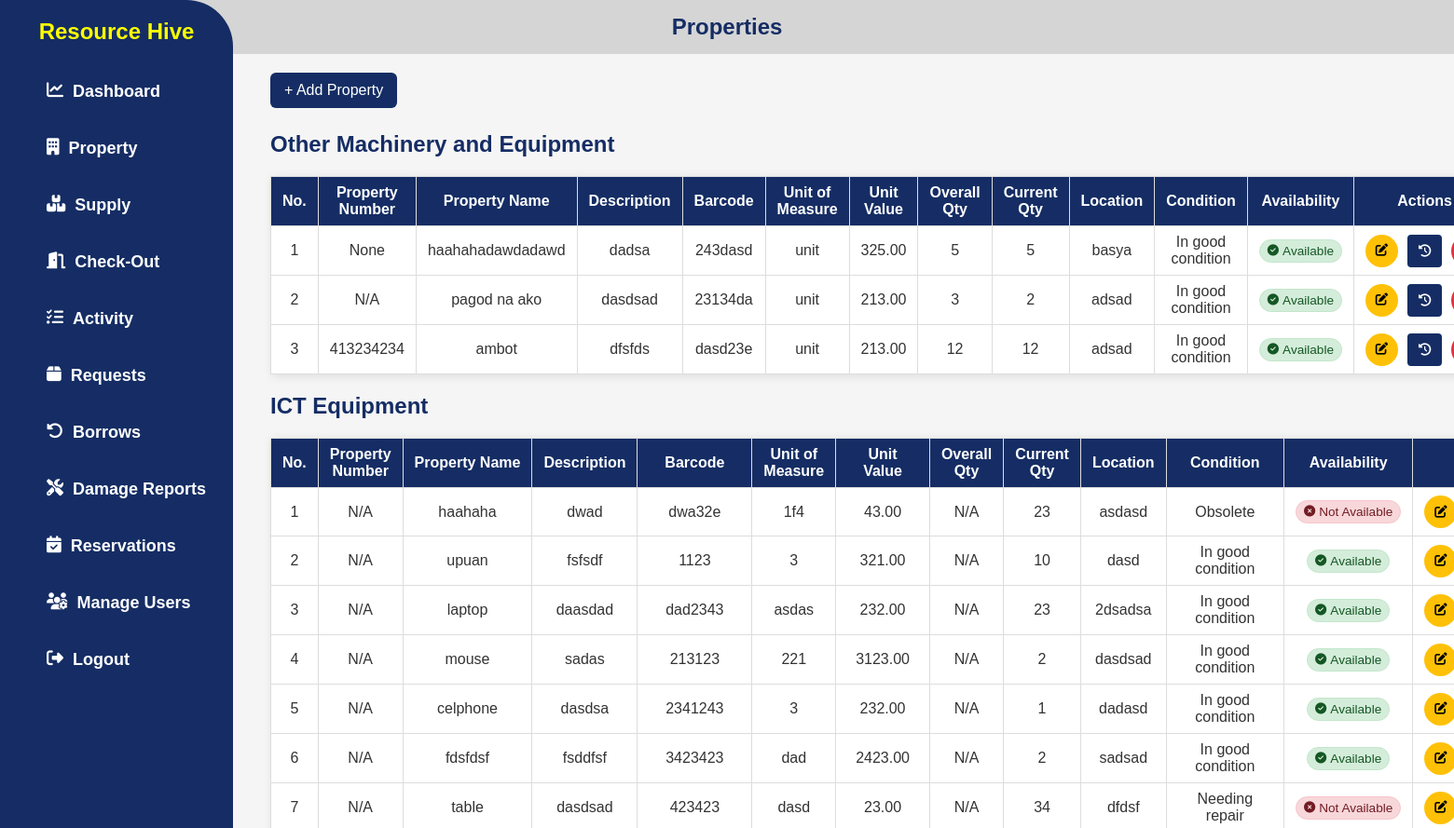
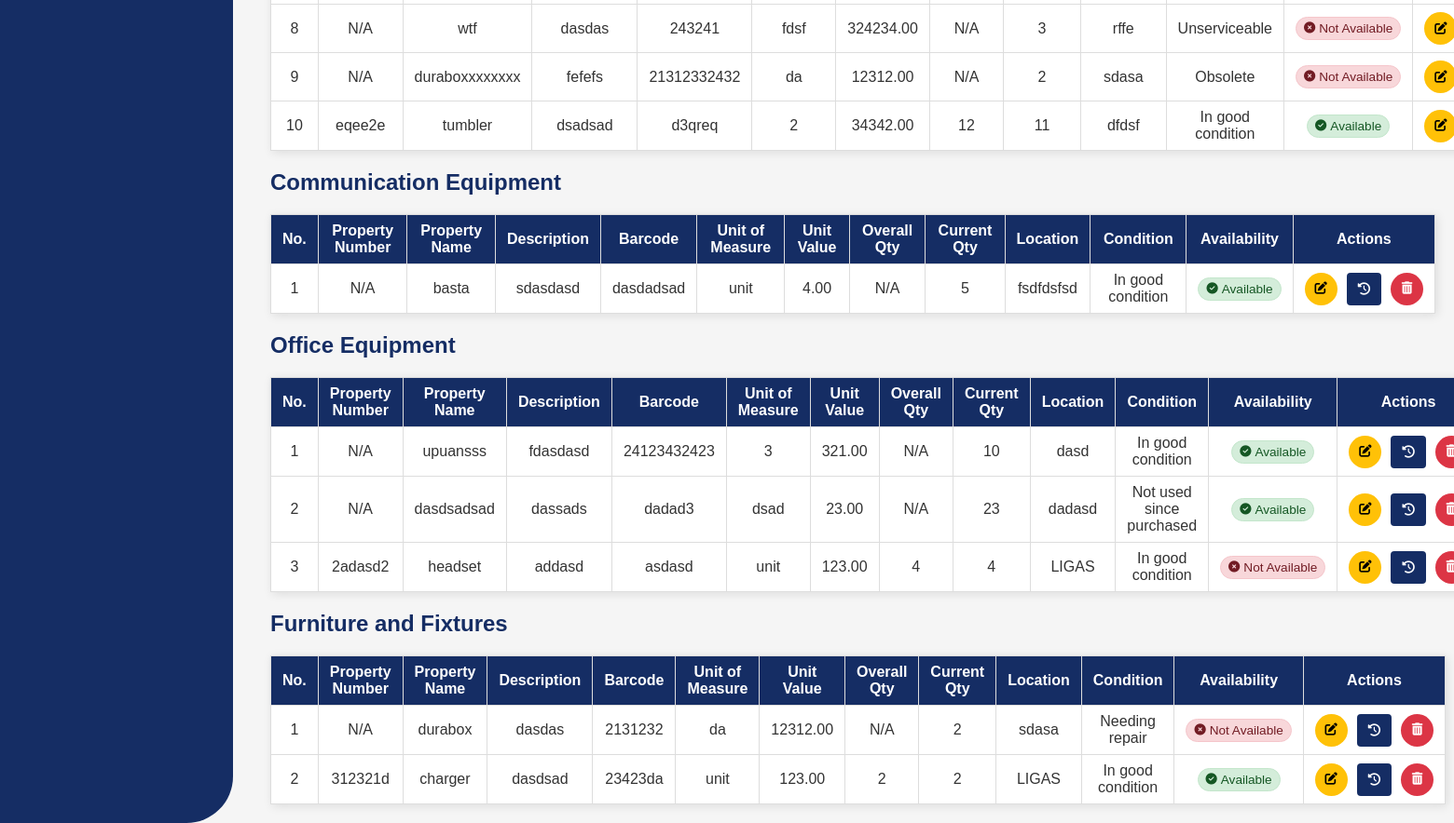
Page /property/ (signed in) on the committed database (2 pictures, top to bottom).
### app/models.py (models this page shows, shortened)
class Property(models.Model):
    CATEGORY_CHOICES = [
        ('Office Equipment', 'Office Equipment'),
        ('ICT Equipment', 'ICT Equipment'),
        ('Communication Equipment', 'Communication Equipment'),
        ('Other Machinery and Equipment', 'Other Machinery and Equipment'),
        ('Furniture and Fixtures', 'Furniture and Fixtures'),
    ]
    CONDITION_CHOICES = [
        ('In good condition', 'In good condition'),
        ('Needing repair', 'Needing repair'),
        ('Unserviceable', 'Unserviceable'),
        ('Obsolete', 'Obsolete'),
        ('No longer needed', 'No longer needed'),
        ('Not used since purchased', 'Not used since purchased'),
    ]
    AVAILABILITY_CHOICES = [
        ('available', 'Available'),
        ('not_available', 'Not Available'),
    ]
    property_number = models.CharField(max_length=100, unique=True, null=True, blank=True)
    property_name = models.CharField(max_length=100)  # Make this required
    category = models.CharField(max_length=50, choices=CATEGORY_CHOICES, null=True, blank=True)
    description = models.TextField(null=True, blank=True)
    barcode = models.CharField(max_length=150, unique=True, null=True, blank=True)
    unit_of_measure = models.CharField(max_length=50, null=True, blank=True)
    unit_value = models.DecimalField(
        max_digits=10, decimal_places=2,
        blank=True, null=True,
        validators=[MinValueValidator(0)]
    )
    overall_quantity = models.PositiveIntegerField(validators=[MinValueValidator(0)], default=0)  # Set default to 0
    quantity = models.PositiveIntegerField(validators=[MinValueValidator(0)], default=0)  # Set default to 0
    location = models.CharField(max_length=255, null=True, blank=True)
    condition = models.CharField(max_length=100, choices=CONDITION_CHOICES, default='In good condition')  # Set default
    availability = models.CharField(max_length=20, choices=AVAILABILITY_CHOICES, default='available')

### app/views.py (the view)
# urls.py: path('property/', PropertyListView.as_view(), name='property_list'),
class PropertyListView(PermissionRequiredMixin, ListView):
    model = Property
    template_name = 'app/property.html'
    context_object_name = 'properties'
    permission_required = 'app.view_property'
    paginate_by = None  # Disable default pagination as we'll handle it per category
    def get_context_data(self, **kwargs):
        context = super().get_context_data(**kwargs)
        context['form'] = PropertyForm()
        properties = Property.objects.all()
        grouped = defaultdict(list)
        for prop in properties:
            grouped[prop.get_category_display()].append(prop)
        paginated_groups = {}
        for category, category_properties in grouped.items():
            page_number = self.request.GET.get(f'page_{category}', 1)
            paginator = Paginator(category_properties, 10)  # 10 items per category per page
            try:
                paginated_groups[category] = paginator.page(page_number)
            except PageNotAnInteger:
                paginated_groups[category] = paginator.page(1)
            except EmptyPage:
                paginated_groups[category] = paginator.page(paginator.num_pages)
        context['grouped_properties'] = paginated_groups
        return context

### app/templates/app/property.html (shortened to what this page needs)
{% load static %}
<!DOCTYPE html>
<html lang="en">
  <head>
    <link rel="stylesheet" href="{% static 'css/style.css' %}" />
    <link rel="stylesheet" href="https://cdnjs.cloudflare.com/ajax/libs/font-awesome/6.4.2/css/all.min.css" />
  </head>
  <body>
    {% include 'app/navbar.html' %}
    {% block content %}
    <div class="parent">
      <div class="div1">
        <h2 >Properties</h2>
      </div>
    <div class="content">
    <div class="add-property-container">
      <button id="openModalBtn" class="add-btn">+ Add Property</button>
    </div>
      {% if grouped_properties %}
        {% for category, page_obj in grouped_properties.items %}
          <h3>{{ category }}</h3>
          <table border="1">
            <thead>
              <tr>
                <th>No.</th>
                <th>Property Number</th>
                <th>Property Name</th>
                <th>Description</th>
                <th>Barcode</th>
                <th>Unit of Measure</th>
                <th>Unit Value</th>
                <th>Overall Qty</th>
                <th>Current Qty</th>
                <th>Location</th>
                <th>Condition</th>
                <th>Availability</th>
                <th>Actions</th>
              </tr>
            </thead>
            <tbody>
              {% for property in page_obj %}
              <tr>
                <td>{{ page_obj.start_index|add:forloop.counter0 }}</td>
                <td>{{ property.property_number|default:"N/A" }}</td>
                <td>{{ property.property_name|default:"N/A" }}</td>
                <td>{{ property.description|default:"N/A" }}</td>
                <td>{{ property.barcode|default:"N/A" }}</td>
                <td>{{ property.unit_of_measure|default:"N/A" }}</td>
                <td>{{ property.unit_value|default:"N/A" }}</td>
                <td>{{ property.overall_quantity|default:"N/A" }}</td>
                <td>{{ property.quantity|default:"N/A" }}</td>
                <td>{{ property.location|default:"N/A" }}</td>
                <td>{{ property.get_condition_display|default:"N/A" }}</td>
                <td>
                  <span class="status-badge {% if property.condition == 'Needing repair' or property.condition == 'Unserviceable' or property.condition == 'No longer needed' or property.condition == 'Obsolete' or property.availability == 'not_available' %}status-rejected{% else %}status-approved{% endif %}">
                    {% if property.condition == 'Needing repair' or property.condition == 'Unserviceable' or property.condition == 'No longer needed' or property.condition == 'Obsolete' %}
                      <i class="fas fa-times-circle"></i>
                      Not Available
                    {% else %}
                      {% if property.availability == 'available' %}
                        <i class="fas fa-check-circle"></i>
                        Available
                      {% else %}
                        <i class="fas fa-times-circle"></i>
                        Not Available
                      {% endif %}
                    {% endif %}
                  </span>
                </td>
                <td>
                   <div class="button-group">
                  <button class="edit-btn"
                    data-id="{{ property.id }}"
                    data-property-number="{{ property.property_number }}"
                    data-name="{{ property.property_name }}"
                    data-description="{{ property.description }}"
                    data-barcode="{{ property.barcode }}"
                    data-unit="{{ property.unit_of_measure }}"
                    data-value="{{ property.unit_value }}"
                    data-overall-quantity="{{ property.overall_quantity }}"
                    data-quantity="{{ property.quantity }}"
                    data-location="{{ property.location }}"
                    data-condition="{{ property.condition }}"
                    data-category="{{ property.category }}"
                    data-availability="{{ property.availability }}"
                    title="Edit">
                    <i class="fas fa-edit"></i>
                  </button>
                  <button class="history-btn"
                    data-id="{{ property.id }}"
                    title="View History">
                    <i class="fas fa-history"></i>
                  </button>
                  <form method="POST" action="{% url 'delete_property' property.id %}">
                    <button type="submit" class="del-btn" onclick="return confirm('Are you sure you want to delete this property?');" title="Delete">
                      <i class="fas fa-trash-alt"></i>
                    </button>
                  </form>
                  </div>
                </td>
              </tr>
              {% empty %}
              <tr>
                <td colspan="11">No properties available in this category.</td>
              </tr>
              {% endfor %}
            </tbody>
          </table>
        {% endfor %}
      {% else %}
        <p>No properties available.</p>
      {% endif %}
    </div>
    {% endblock %}
  </body>
</html>

### static/css/style.css (style rules this page uses)
body { font-family: Arial, sans-serif; margin: 0; padding: 0; background-color: whitesmoke; }
.content { margin-left: 270px; padding: 20px; }
table { width: 100%; border-collapse: collapse; background: white; box-shadow: 2px 2px 10px rgba(0, 0, 0, 0.1); }
th, td { padding: 8px 12px; text-align: center; border: 1px solid #ddd; }
th { background-color: #152d64; color: white; font-weight: bold; }
td { color: #333; }
span { font-weight: bolder; }
.parent { flex-direction: column; gap: 30px; }
.div1 h2 { text-align: center; color: #152d64; font-size: 24px; margin-bottom: 0; margin-top: 0; background-color: #d5d5d5; padding: 15px; }
h3 { color: #152d64; font-size: 1.5rem; margin-bottom: 15px; margin-top: 15px; }
.content { display: flex; flex-direction: column; gap: 5px; margin-top: 0; }
.add-btn { background-color: #152d64; color: white; padding: 10px 15px; border: none; border-radius: 6px; cursor: pointer; font-size: 16px; transition: background-color 0.3s ease; display: flex; justify-content: flex-start; align-items: center; margin-bottom: 5px; margin-right: auto; text-decoration: none; }
.button-group { display: flex; gap: 8px; justify-content: center; }
.edit-btn, .del-btn { width: 35px; height: 35px; border-radius: 50%; border: none; display: flex; align-items: center; justify-content: center; cursor: pointer; transition: all 0.3s ease; }
.edit-btn { background-color: #ffc107; color: #000; }
.del-btn { background-color: #dc3545; color: white; }
.status-badge { padding: 4px 8px; border-radius: 15px; font-size: 0.85em; font-weight: 500; text-transform: capitalize; display: inline-flex; align-items: center; gap: 4px; min-width: fit-content; text-align: center; white-space: nowrap; }
.status-badge i { font-size: 0.9em; }
.status-approved { background-color: #d4edda; color: #155724; border: 1px solid #c3e6cb; }
.status-rejected, .status-declined { background-color: #f8d7da; color: #721c24; border: 1px solid #f5c6cb; }
.history-btn { background-color: #152d64; color: white; border: none; border-radius: 4px; padding: 6px 12px; cursor: pointer; margin: 0 2px; transition: background-color 0.3s; }

### app/templates/app/property.html (style rules this page uses)
.history-btn { background-color: #152d64; color: white; border: none; border-radius: 4px; padding: 6px 12px; cursor: pointer; margin: 0 2px; transition: background-color 0.3s; }

### rows in the picture
Property: start_index|add "1", property_number "None", property_name "haahahadawdadawd", description "dadsa", barcode "243dasd", unit_of_measure "unit", unit_value "325.00", overall_quantity "5", quantity "5", location "basya", condition "In good condition", availability "available" (drawn)
Property: start_index|add "2", property_number "N/A", property_name "pagod na ako", description "dasdsad", barcode "23134da", unit_of_measure "unit", unit_value "213.00", overall_quantity "3", quantity "2", location "adsad", condition "In good condition", availability "available" (drawn)
Property: start_index|add "3", property_number "413234234", property_name "ambot", description "dfsfds", barcode "dasd23e", unit_of_measure "unit", unit_value "213.00", overall_quantity "12", quantity "12", location "adsad", condition "In good condition", availability "available" (drawn)
Property: start_index|add "1", property_number "N/A", property_name "haahaha", description "dwad", barcode "dwa32e", unit_of_measure "1f4", unit_value "43.00", overall_quantity "N/A", quantity "23", location "asdasd", condition "Obsolete", shows "Not Available"
Property: start_index|add "2", property_number "N/A", property_name "upuan", description "fsfsdf", barcode "1123", unit_of_measure "3", unit_value "321.00", overall_quantity "N/A", quantity "10", location "dasd", condition "In good condition", availability "available" (drawn)
Property: start_index|add "3", property_number "N/A", property_name "laptop", description "daasdad", barcode "dad2343", unit_of_measure "asdas", unit_value "232.00", overall_quantity "N/A", quantity "23", location "2dsadsa", condition "In good condition", availability "available" (drawn)
Property: start_index|add "4", property_number "N/A", property_name "mouse", description "sadas", barcode "213123", unit_of_measure "221", unit_value "3123.00", overall_quantity "N/A", quantity "2", location "dasdsad", condition "In good condition", availability "available" (drawn)
Property: start_index|add "5", property_number "N/A", property_name "celphone", description "dasdsa", barcode "2341243", unit_of_measure "3", unit_value "232.00", overall_quantity "N/A", quantity "1", location "dadasd", condition "In good condition", availability "available" (drawn)
Property: start_index|add "6", property_number "N/A", property_name "fdsfdsf", description "fsddfsf", barcode "3423423", unit_of_measure "dad", unit_value "2423.00", overall_quantity "N/A", quantity "2", location "sadsad", condition "In good condition", availability "available" (drawn)
Property: start_index|add "7", property_number "N/A", property_name "table", description "dasdsad", barcode "423423", unit_of_measure "dasd", unit_value "23.00", overall_quantity "N/A", quantity "34", location "dfdsf", condition "Needing repair", shows "Not Available"
Property: start_index|add "8", property_number "N/A", property_name "wtf", description "dasdas", barcode "243241", unit_of_measure "fdsf", unit_value "324234.00", overall_quantity "N/A", quantity "3", location "rffe", condition "Unserviceable", shows "Not Available"
Property: start_index|add "9", property_number "N/A", property_name "duraboxxxxxxxx", description "fefefs", barcode "21312332432", unit_of_measure "da", unit_value "12312.00", overall_quantity "N/A", quantity "2", location "sdasa", condition "Obsolete", shows "Not Available"
Property: start_index|add "10", property_number "eqee2e", property_name "tumbler", description "dsadsad", barcode "d3qreq", unit_of_measure "2", unit_value "34342.00", overall_quantity "12", quantity "11", location "dfdsf", condition "In good condition", availability "available" (drawn)
Property: start_index|add "1", property_number "N/A", property_name "basta", description "sdasdasd", barcode "dasdadsad", unit_of_measure "unit", unit_value "4.00", overall_quantity "N/A", quantity "5", location "fsdfdsfsd", condition "In good condition", availability "available" (drawn)
Property: start_index|add "1", property_number "N/A", property_name "upuansss", description "fdasdasd", barcode "24123432423", unit_of_measure "3", unit_value "321.00", overall_quantity "N/A", quantity "10", location "dasd", condition "In good condition", availability "available" (drawn)
Property: start_index|add "2", property_number "N/A", property_name "dasdsadsad", description "dassads", barcode "dadad3", unit_of_measure "dsad", unit_value "23.00", overall_quantity "N/A", quantity "23", location "dadasd", condition "Not used since purchased", availability "available" (drawn)
Property: start_index|add "3", property_number "2adasd2", property_name "headset", description "addasd", barcode "asdasd", unit_of_measure "unit", unit_value "123.00", overall_quantity "4", quantity "4", location "LIGAS", condition "In good condition", availability "not_available" (drawn)
Property: start_index|add "1", property_number "N/A", property_name "durabox", description "dasdas", barcode "2131232", unit_of_measure "da", unit_value "12312.00", overall_quantity "N/A", quantity "2", location "sdasa", condition "Needing repair", shows "Not Available"
Property: start_index|add "2", property_number "312321d", property_name "charger", description "dasdsad", barcode "23423da", unit_of_measure "unit", unit_value "123.00", overall_quantity "2", quantity "2", location "LIGAS", condition "In good condition", availability "available" (drawn)

### other values in the picture
{{ category }} "Other Machinery and Equipment" "ICT Equipment" "Communication Equipment" "Office Equipment" "Furniture and Fixtures"
